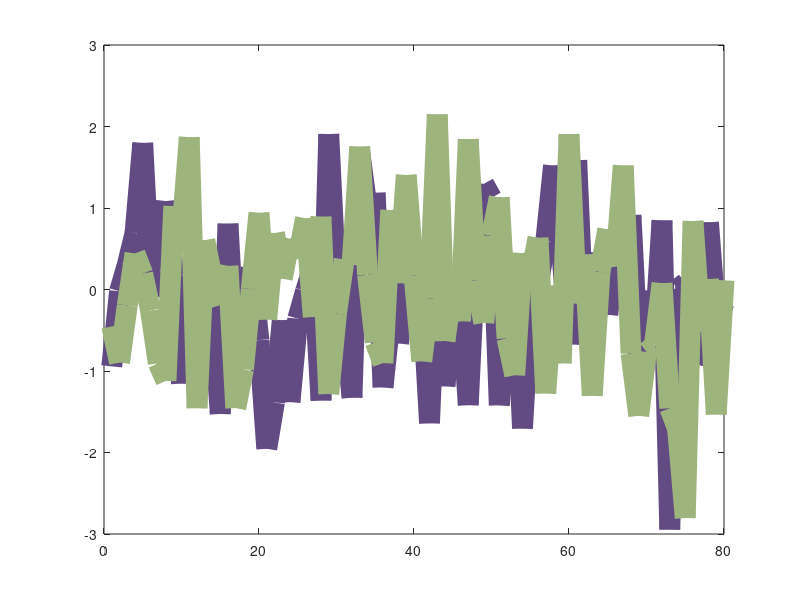

The MATLAB script that drew this image: (Note: this script raises an error after producing the figure.)
%% DTW Alignment and Interpolation of Subcortical Time Courses
% This script loads subcortical time course data and associated labels,
% selects two specific components, and computes their dynamic time warping (DTW)
% alignment. It then interpolates the DTW mapping to generate reference vectors 
% and visualizes both the raw and warped signals.
%
% Author: Sir-Lord Wiafe

%% Initialization and Data Loading
clear; close all; clc;

% Extract and z-score the time courses for the two selected components
x = zscore(randn(157, 1));
y = zscore(randn(157, 1));
%% Set Parameters for DTW Alignment
win_size = 45;          % DTW warping window size

%% Plot Original Raw Signals
L = length(x);
hF = figure();
hA = axes(hF);
plot(x(1:80), 'LineWidth', 15, 'Color', [98 75 131]/255);
hold on;
plot(y(1:80), 'LineWidth', 15, 'Color', [157 180 124]/255);
yline(0, '--k', 'LineWidth', 5);
hold off;
ylabel('Amplitude', 'FontSize', 13);

box off; grid off;
xticks([]); yticks([]);
set(get(hA, 'XAxis'), 'Visible', 'off');
set(get(hA, 'YAxis'), 'Visible', 'off');

fig = gcf;
fig.Position = [100, 100, 1800, 700];  % Adjust figure size


%% Compute DTW Alignment and Warp the Signals
% Compute the DTW distance and obtain the optimal alignment indices
[dtw_d, ix, iy] = dtw(x, y, win_size);

% Generate a sampling vector spanning the original time course length
x_samp = linspace(1, length(ix), L);

% Interpolate the warped signals using PCHIP interpolation based on DTW mapping
x_w = interp1(x(ix), x_samp, "pchip");
y_w = interp1(y(iy), x_samp, "pchip");

% Plot the warped signals (aligned by DTW indices)
hF = figure();
hA = axes(hF);
plot(x_w(1:80), 'LineWidth', 15, 'Color', [246 154 25]/255);
hold on;
plot(y_w(1:80), 'LineWidth', 15, 'Color', [25 172 246]/255);
yline(0, '--k', 'LineWidth', 5);
hold off;
ylabel('Amplitude', 'FontSize', 13);
% Optionally, add legend or title
box off; grid off;
xticks([]); yticks([]);
set(get(hA, 'XAxis'), 'Visible', 'off');
set(get(hA, 'YAxis'), 'Visible', 'off');

fig = gcf;
fig.Position = [100, 100, 1800, 700];

%% Compute and Plot Interpolated Reference Vectors
% Use a custom function to compute reference vectors based on the DTW mapping.
% The function "interpolate_vectors" returns the interpolated reference vectors.
[x_ref_v_inc, y_ref_v_inc] = interpolate_vectors(x, y, ix, iy, L, 1);

hF = figure();
hA = axes(hF);
plot(x_ref_v_inc(1:80), 'LineWidth', 15, 'Color', [246 154 25]/255);
hold on;
plot(y_ref_v_inc(1:80), 'LineWidth', 15, 'Color', [25 172 246]/255);
hold off;
ylim([0 2.5]);
title(['Average Difference = ' num2str(dtw_d/length(ix))], 'FontSize', 15);
box off; grid off;
xticks([]);
set(get(hA, 'XAxis'), 'Visible', 'off');
set(get(hA, 'YAxis'), 'FontSize', 35, 'LineWidth', 5);

fig = gcf;
fig.Position = [100, 100, 1800, 700];

%% Helper Function: interpolate_vectors
function [x_ref_v_inc, y_ref_v_inc] = interpolate_vectors(x, y, ix, iy, L, gamma)
    % interpolate_vectors - Interpolates reference vectors based on DTW mapping.
    %
    % Syntax:
    %   [x_ref_v_inc, y_ref_v_inc] = interpolate_vectors(x, y, ix, iy, L, gamma)
    %
    % Inputs:
    %   x, y    - Original time course vectors (must be z-scored)
    %   ix, iy  - DTW alignment indices for x and y respectively
    %   L       - Length of the original time series (number of time points)
    %   gamma   - Exponent used to compute the reference difference (controls nonlinearity)
    %
    % Outputs:
    %   x_ref_v_inc, y_ref_v_inc - Interpolated reference vectors for x and y.
    %
    % The function computes an initial difference vector "v" based on the absolute
    % difference between the aligned values in x and y (with a sign based on the difference
    % in absolute amplitudes), raises it to the gamma power, and then uses PCHIP
    % interpolation to generate a continuous reference mapping.
    
    % Step 1: Compute the initial difference vector v (with sign)
    v = sign(abs(x(ix)) - abs(y(iy))) .* abs(x(ix) - y(iy)).^gamma;
    
    % Step 2: Define a sampling space matching the original number of time points
    x_samp = linspace(1, length(ix), L);
    
    % Step 3: Interpolate the difference vector using PCHIP interpolation
    v_int = interp1(v, x_samp, "pchip");

    % Step 4: Create reference vectors from the interpolated difference
    x_ref_v = v_int;
    y_ref_v = -v_int;
    
    % Enforce non-negativity of the reference vectors
    x_ref_v(x_ref_v < 0) = 0;
    y_ref_v(y_ref_v < 0) = 0;
    
    % Step 5: For this implementation, we return the computed vectors directly.
    x_ref_v_inc = x_ref_v;
    y_ref_v_inc = y_ref_v;
end
